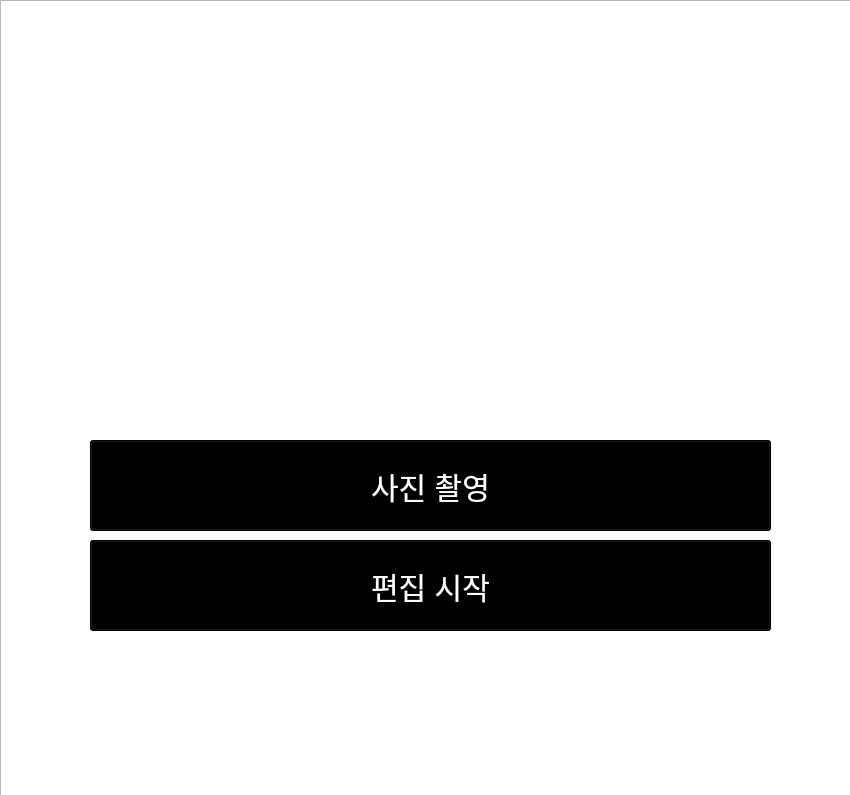
<?xml version="1.0" encoding="UTF-8"?>
<ui version="4.0">
 <class>MainWindow</class>
 <widget class="QMainWindow" name="MainWindow">
  <property name="geometry">
   <rect>
    <x>0</x>
    <y>0</y>
    <width>850</width>
    <height>795</height>
   </rect>
  </property>
  <property name="windowTitle">
   <string>MainWindow</string>
  </property>
  <widget class="QWidget" name="centralwidget">
   <widget class="QGraphicsView" name="graphicsView">
    <property name="geometry">
     <rect>
      <x>0</x>
      <y>0</y>
      <width>851</width>
      <height>841</height>
     </rect>
    </property>
    <property name="styleSheet">
     <string notr="true">border-image:url(&quot;C:/images/mainbg.jpeg&quot;);</string>
    </property>
   </widget>
   <widget class="QPushButton" name="pushButton">
    <property name="geometry">
     <rect>
      <x>90</x>
      <y>540</y>
      <width>681</width>
      <height>91</height>
     </rect>
    </property>
    <property name="styleSheet">
     <string notr="true">background-color: rgb(0,0,0);
color: rgb(255,255,255);
font-size: 30px;
</string>
    </property>
    <property name="text">
     <string>편집 시작</string>
    </property>
   </widget>
   <widget class="QPushButton" name="pushButton_2">
    <property name="geometry">
     <rect>
      <x>90</x>
      <y>440</y>
      <width>681</width>
      <height>91</height>
     </rect>
    </property>
    <property name="styleSheet">
     <string notr="true">background-color: rgb(0,0,0);
color: rgb(255,255,255);
font-size: 30px;</string>
    </property>
    <property name="text">
     <string>사진 촬영</string>
    </property>
   </widget>
  </widget>
 </widget>
 <resources/>
 <connections/>
</ui>
